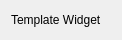
<?xml version="1.0" encoding="UTF-8"?>
<ui version="4.0">
 <class>TemplateWidget</class>
 <widget class="QWidget" name="TemplateWidget">
  <property name="geometry">
   <rect>
    <x>0</x>
    <y>0</y>
    <width>122</width>
    <height>40</height>
   </rect>
  </property>
  <property name="windowTitle">
   <string>Form</string>
  </property>
  <layout class="QGridLayout" name="gridLayout">
   <item row="0" column="0">
    <widget class="QLabel" name="label">
     <property name="text">
      <string>Template Widget</string>
     </property>
    </widget>
   </item>
  </layout>
 </widget>
 <resources/>
 <connections/>
</ui>
